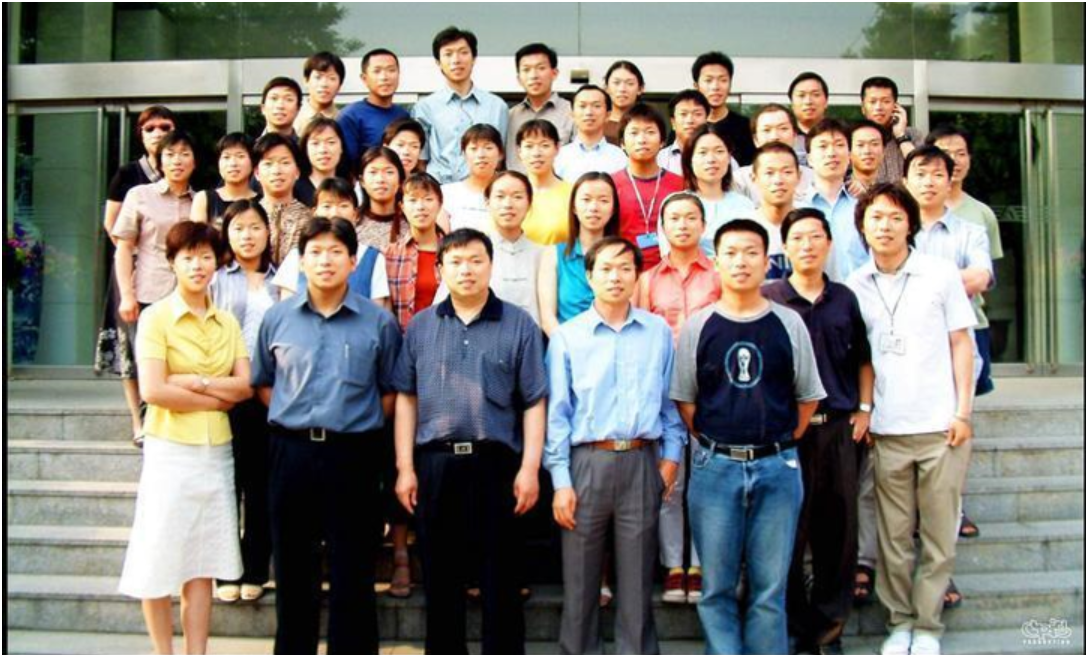
#> input picture Hello World/image.png, 1086 x 655 px
$ python homework4.1.py
#> lines starting #> are read from the running program, lines starting #| are printed output that depends on the picture; after the words box and inside, x2 and y2 are one past the last pixel; in counts of white or black regions, pixels touching at a corner belong together
import cv2

# 加载预训练的Haar级联分类器
face_cascade = cv2.CascadeClassifier(cv2.data.haarcascades + 'haarcascade_frontalface_default.xml')

# 读取图像
image = cv2.imread('image.png')
#> image is the input picture: shape (655, 1086, 3); mean B, G, R 115.4, 123.3, 126.2

# 将图像转换为灰度图
gray = cv2.cvtColor(image, cv2.COLOR_BGR2GRAY)
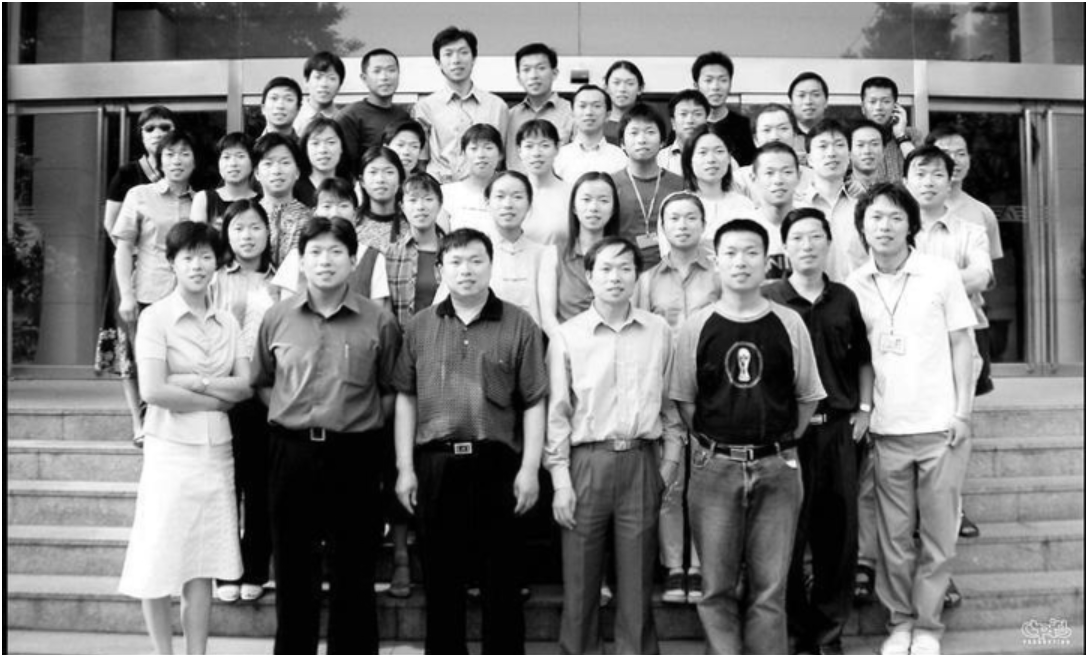
#> gray: shape (655, 1086); min 0, max 255, mean 123.3

# 检测人脸
faces = face_cascade.detectMultiScale(gray, scaleFactor=1.1, minNeighbors=5, minSize=(30, 30))
#> faces = 38 rows, first 6: [435, 36, 43, 43], [514, 52, 41, 41], [365, 56, 37, 37], [696, 65, 38, 38], [605, 68, 37, 37], [790, 80, 39, 39]

# 在检测到的人脸周围绘制矩形框
for (x, y, w, h) in faces:
    cv2.rectangle(image, (x, y), (x+w, y+h), (255, 0, 0), 2)
#> this loop made 38 passes
#> (x, y, w, h) on passes 1 to 12: (435, 36, 43, 43), (514, 52, 41, 41), (365, 56, 37, 37), (696, 65, 38, 38), (605, 68, 37, 37), (790, 80, 39, 39), (261, 84, 39, 39), (861, 88, 36, 36), (570, 92, 38, 38), (671, 99, 37, 37), (303, 125, 44, 44), (390, 130, 36, 36)
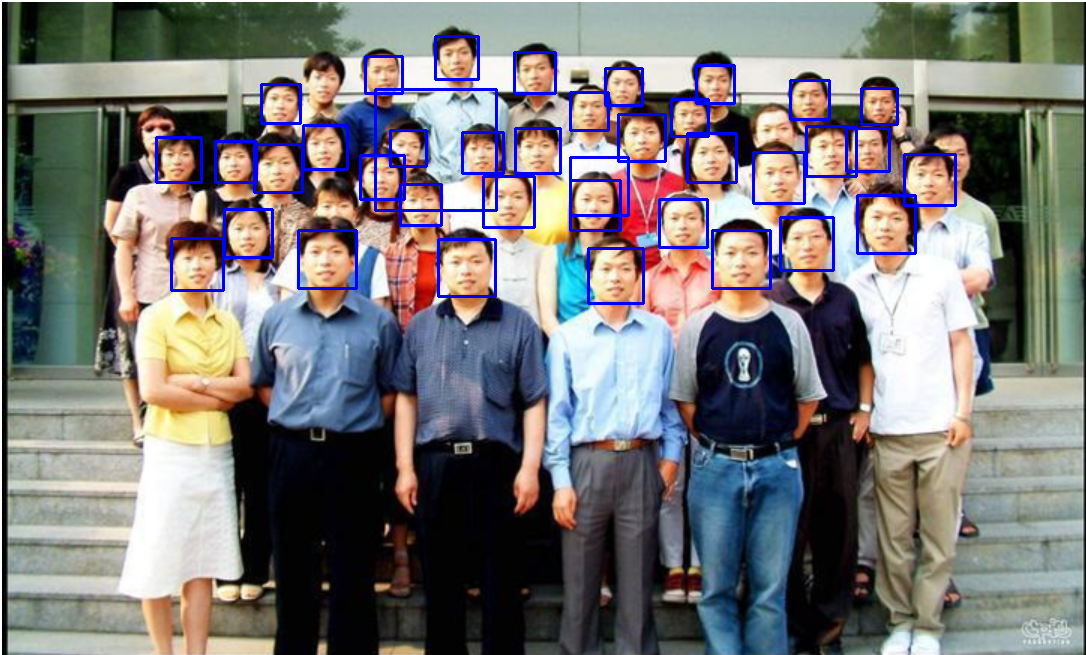
#> image: shape (655, 1086, 3); 2.99% of pixels changed, all inside (x1, y1, x2, y2) = (155, 35, 957, 305)

# 显示结果图像
cv2.imshow('Detected Faces', image)
cv2.waitKey(0)
cv2.destroyAllWindows()

# 保存结果图像
cv2.imwrite('4.1faces.jpg', image)
